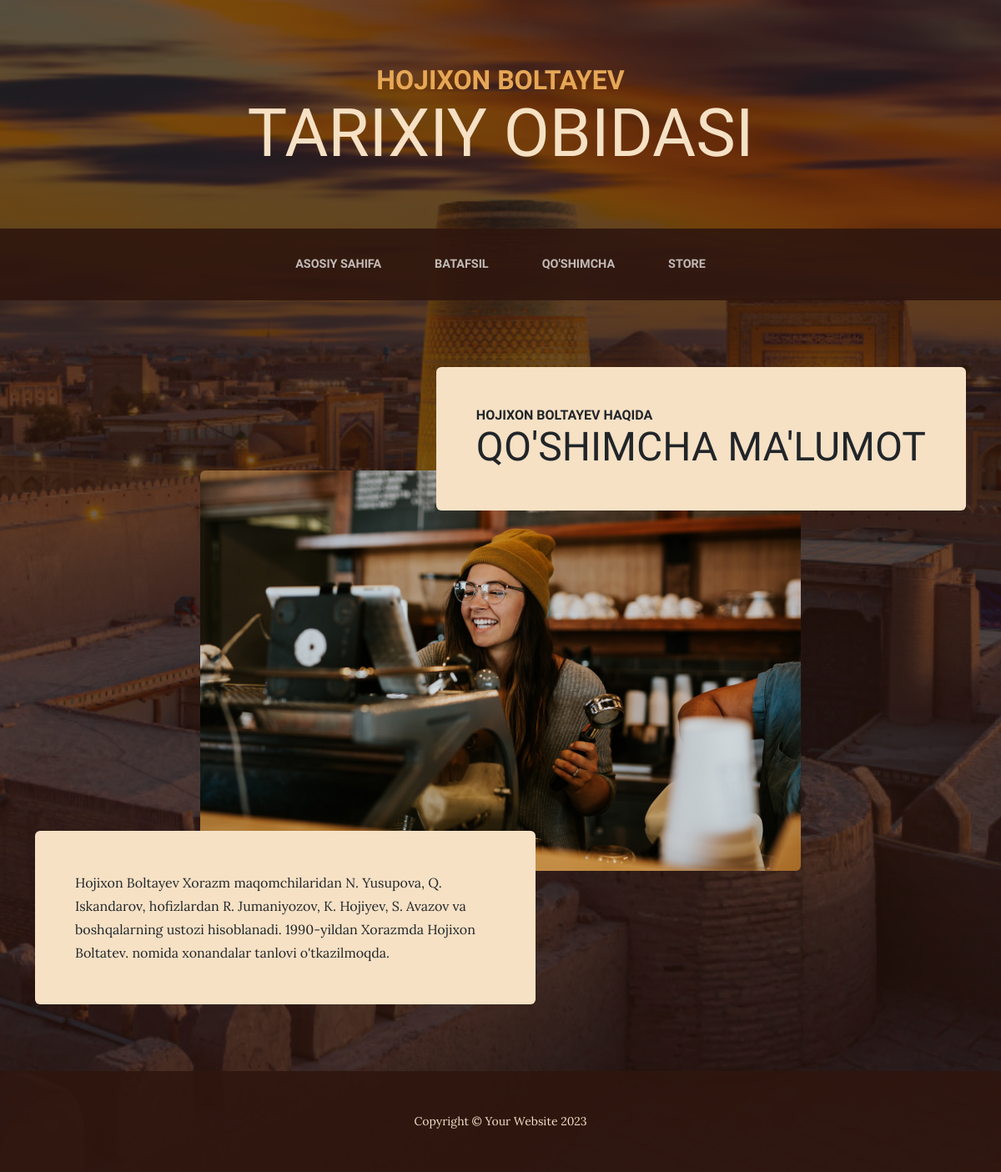
Screenshot of /add/ with the database file from the repository.
### main/models.py (models this page shows, shortened)
class Site(models.Model):
    title = models.CharField(max_length=100, verbose_name='title')
    icon = models.ImageField(upload_to='images/', verbose_name='icon')
    name = models.CharField(verbose_name='ism', max_length=100)
    description = models.CharField(verbose_name='des', max_length=100)

class Add(models.Model):
    name = models.CharField(max_length=100, verbose_name='ism')
    description = models.CharField(max_length=100, verbose_name='description')
    bio = models.TextField(verbose_name='info')
    image = models.ImageField(upload_to='images/', verbose_name='rasm')

### main/views.py (the view)
# urls.py: path('add/', AddView, name='products'),
def AddView(request):
    site = Site.objects.first()
    add = Add.objects.first()
    return render(request, 'products.html', {'add': add, 'site': site})

### templates/products.html (shortened to what this page needs)
{% load static %}
<!DOCTYPE html>
<html lang="en">
    <head>
        <link href="{% static 'style.css' %}" rel="stylesheet" />
    </head>
    <body>
        <header>
            <h1 class="site-heading text-center text-faded d-none d-lg-block">
                <span class="site-heading-upper text-primary mb-3">{{ site.name }}</span>
                <span class="site-heading-lower">{{ site.description }}</span>
            </h1>
        </header>
        <nav class="navbar navbar-expand-lg navbar-dark py-lg-4" id="mainNav">
            <div class="container">
                <div class="collapse navbar-collapse" id="navbarSupportedContent">
                    <ul class="navbar-nav mx-auto">
                        <li class="nav-item px-lg-4"><a class="nav-link text-uppercase" href="{% url 'index' %}">Asosiy sahifa</a></li>
                        <li class="nav-item px-lg-4"><a class="nav-link text-uppercase" href="{% url 'about' %}">Batafsil</a></li>
                        <li class="nav-item px-lg-4"><a class="nav-link text-uppercase" href="{% url 'products' %}">Qo'shimcha</a></li>
                        <li class="nav-item px-lg-4"><a class="nav-link text-uppercase" href="{% url 'store' %}">Store</a></li>
                    </ul>
                </div>
            </div>
        </nav>
        <section class="page-section">
            <div class="container">
                <div class="product-item">
                    <div class="product-item-title d-flex">
                        <div class="bg-faded p-5 d-flex ms-auto rounded">
                            <h2 class="section-heading mb-0">
                                <span class="section-heading-upper">{{ add.name }}</span>
                                <span class="section-heading-lower">{{ add.description }}</span>
                            </h2>
                        </div>
                    </div>
                    <img class="product-item-img mx-auto d-flex rounded img-fluid mb-3 mb-lg-0" src="{{ add.image.url }}" alt="..." />
                    <div class="product-item-description d-flex me-auto">
                        <div class="bg-faded p-5 rounded"><p class="mb-0">{{ add.bio }}</p></div>
                    </div>
                </div>
            </div>
        </section>
        <footer class="footer text-faded text-center py-5">
            <div class="container"><p class="m-0 small">Copyright &copy; Your Website 2023</p></div>
        </footer>
    </body>
</html>

### rows the page displays
Site: name "HOJIXON BOLTAYEV", description "TARIXIY OBIDASI"
Add: name "HOJIXON BOLTAYEV HAQIDA", description "QO'SHIMCHA MA'LUMOT", image (picture), bio "Hojixon Boltayev Xorazm maqomchilaridan N. Yusupova, Q. Iskandarov, hofizlardan R. Jumaniyozov, K. Hojiyev, S. Avazov va boshqalarning ustozi hisoblanadi. 1990-yildan Xorazmda Hojixon Boltatev. nomida xonandalar tanlovi o'tkazilmoqda."
